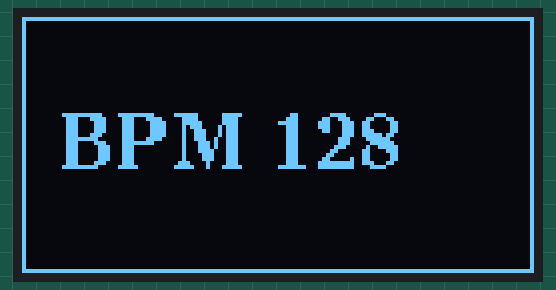
Recording of a program running on a simulated ESP32. Parts: 128×64 one-colour display.

Above: at 0.1 s.

The program:

main.cpp
```cpp
#include <Arduino.h>
#include <U8g2lib.h>

U8G2_SH1106_128X64_NONAME_F_HW_I2C u8g2(U8G2_R0, U8X8_PIN_NONE);

void setup() {
  Serial.begin(115200);
  u8g2.setI2CAddress(0x3C * 2);
  u8g2.begin();
  u8g2.setPowerSave(0);
  u8g2.setContrast(255);
}

void loop() {
  u8g2.clearBuffer();
  u8g2.drawFrame(0, 0, 128, 64);
  u8g2.setFont(u8g2_font_ncenB14_tr);
  u8g2.drawStr(10, 38, "BPM 128");
  u8g2.sendBuffer();
  delay(1000);
}
```
